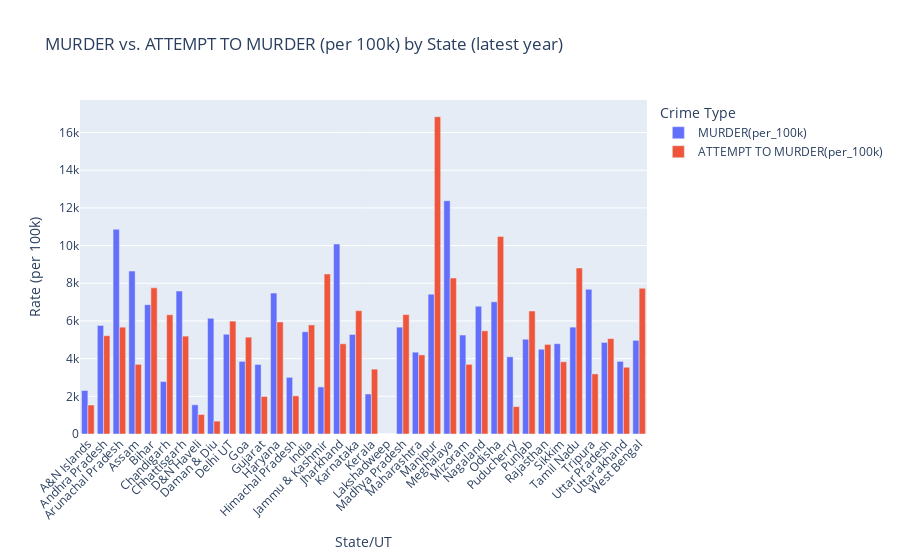

Notebook code cell kept with this figure:
### Code cell
# Aggregate by state (average over years or pick last year)
df_latest = df[df['YEAR'] == df['YEAR'].max()]  # use latest year
# Or average over years:
# df_latest = df.groupby('STATE/UT')[['MURDER(per_100k)', 'ATTEMPT TO MURDER(per_100k)']].mean().reset_index()

# Melt data for grouped bar
df_melted = df_latest.melt(
    id_vars='STATE/UT',
    value_vars=['MURDER(per_100k)', 'ATTEMPT TO MURDER(per_100k)'],
    var_name='Crime Type',
    value_name='Rate'
)

# Plot
fig = px.bar(
    df_melted,
    x='STATE/UT',
    y='Rate',
    color='Crime Type',
    barmode='group',
    title='MURDER vs. ATTEMPT TO MURDER (per 100k) by State (latest year)',
    labels={'Rate': 'Rate (per 100k)', 'STATE/UT': 'State/UT'}
)

fig.update_layout(xaxis_tickangle=-45)
fig.show()

### Figure 1 — Plotly figure (JSON) as saved in the notebook; plotly's stock layout.template omitted (floating-point values rounded to 4 significant figures)
{"data": [{"alignmentgroup": "True", "hovertemplate": "Crime Type=MURDER(per_100k)<br>State/UT=%{x}<br>Rate (per 100k)=%{y}<extra></extra>", "legendgroup": "MURDER(per_100k)", "marker": {"color": "#636efa", "pattern": {"shape": ""}}, "name": "MURDER(per_100k)", "offsetgroup": "MURDER(per_100k)", "orientation": "v", "showlegend": true, "textposition": "auto", "type": "bar", "x": ["A&N Islands", "Andhra Pradesh", "Arunachal Pradesh", "Assam", "Bihar", "Chandigarh", "Chhattisgarh", "D&N Haveli", "Daman & Diu", "Delhi UT", "Goa", "Gujarat", "Haryana", "Himachal Pradesh", "India", "Jammu & Kashmir", "Jharkhand", "Karnataka", "Kerala", "Lakshadweep", "Madhya Pradesh", "Maharashtra", "Manipur", "Meghalaya", "Mizoram", "Nagaland", "Odisha", "Puducherry", "Punjab", "Rajasthan", "Sikkim", "Tamil Nadu", "Tripura", "Uttar Pradesh", "Uttarakhand", "West Bengal"], "xaxis": "x", "y": [2308.0, 5761.0, 10870.0, 8647.0, 6862.0, 2785.0, 7588.0, 1550.0, 6143.0, 5295.0, 3854.0, 3692.0, 7477.0, 3007.0, 5427.0, 2498.0, 10080.0, 5282.0, 2124.0, 0, 5671.0, 4342.0, 7422.0, 12380.0, 5253.0, 6780.0, 7015.0, 4098.0, 5028.0, 4498.0, 4792.0, 5672.0, 7676.0, 4859.0, 3854.0, 4969.0], "yaxis": "y"}, {"alignmentgroup": "True", "hovertemplate": "Crime Type=ATTEMPT TO MURDER(per_100k)<br>State/UT=%{x}<br>Rate (per 100k)=%{y}<extra></extra>", "legendgroup": "ATTEMPT TO MURDER(per_100k)", "marker": {"color": "#EF553B", "pattern": {"shape": ""}}, "name": "ATTEMPT TO MURDER(per_100k)", "offsetgroup": "ATTEMPT TO MURDER(per_100k)", "orientation": "v", "showlegend": true, "textposition": "auto", "type": "bar", "x": ["A&N Islands", "Andhra Pradesh", "Arunachal Pradesh", "Assam", "Bihar", "Chandigarh", "Chhattisgarh", "D&N Haveli", "Daman & Diu", "Delhi UT", "Goa", "Gujarat", "Haryana", "Himachal Pradesh", "India", "Jammu & Kashmir", "Jharkhand", "Karnataka", "Kerala", "Lakshadweep", "Madhya Pradesh", "Maharashtra", "Manipur", "Meghalaya", "Mizoram", "Nagaland", "Odisha", "Puducherry", "Punjab", "Rajasthan", "Sikkim", "Tamil Nadu", "Tripura", "Uttar Pradesh", "Uttarakhand", "West Bengal"], "xaxis": "x", "y": [1538.0, 5216.0, 5669.0, 3697.0, 7756.0, 6329.0, 5195.0, 1034.0, 682.6, 5991.0, 5139.0, 1991.0, 5947.0, 2024.0, 5789.0, 8493.0, 4788.0, 6545.0, 3442.0, 0, 6337.0, 4197.0, 16840.0, 8277.0, 3696.0, 5476.0, 10480.0, 1454.0, 6528.0, 4753.0, 3834.0, 8810.0, 3189.0, 5063.0, 3541.0, 7732.0], "yaxis": "y"}], "layout": {"barmode": "group", "legend": {"title": {"text": "Crime Type"}, "tracegroupgap": 0}, "title": {"text": "MURDER vs. ATTEMPT TO MURDER (per 100k) by State (latest year)"}, "xaxis": {"anchor": "y", "domain": [0, 1], "tickangle": -45, "title": {"text": "State/UT"}}, "yaxis": {"anchor": "x", "domain": [0, 1], "title": {"text": "Rate (per 100k)"}}}}
